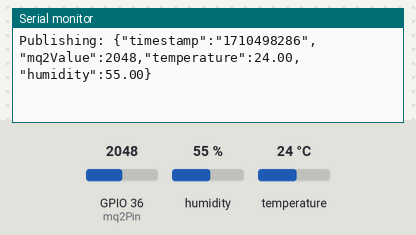
The sketch below on a simulated ESP32. Shown: the last lines printed to the serial monitor. Inputs (shaded band) come from the test bench; at power-on: GPIO 36 (mq2Pin) = 2048, humidity 55 %, temperature 24 °C. WiFi joins after 1.5 s; servers stay silent unless stated; network time is answered at once with the bench clock; the local clock reads 2024-03-15 10:24:30 at power-on unless the sketch sets it; no MQTT or app messages arrive unless stated.

Above: at 20.7 s.
20.8 s: GPIO 36 (mq2Pin) set to 1042
At 22.9 s:
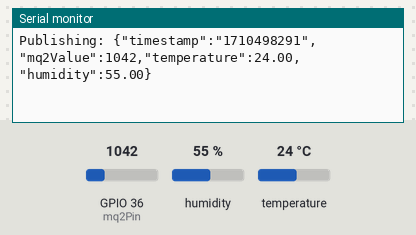
31.6 s: GPIO 36 (mq2Pin) set to 962
At 32.3 s:
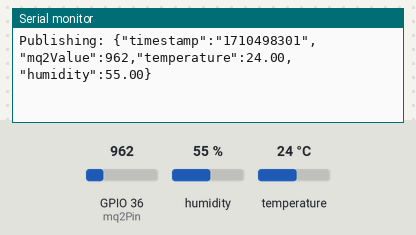
Timing chart, 0 to 34.6 s (numbered marks = the images above; inputs shaded):
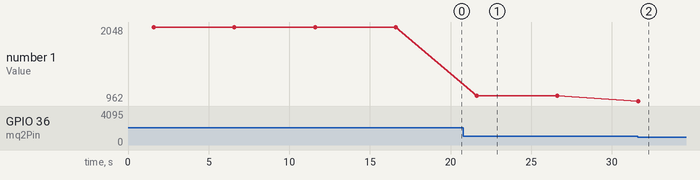

The sketch:

esp32x2.ino
```cpp
#include <WiFi.h>
#include <PubSubClient.h>
#include <DHT.h>
#include <WiFiUdp.h>
#include <NTPClient.h>
#include "arduino_secrets.h"

// Load Wi-Fi credentials from arduino_secrets.h
char ssid[] = SSID;
char pass[] = PASS;

// Create Wi-Fi and MQTT clients
WiFiClient wifiClient;
PubSubClient mqttClient(wifiClient);

// Setup NTP client to get current epoch time
WiFiUDP ntpUDP;
NTPClient timeClient(ntpUDP, "pool.ntp.org", 0, 60000);

// MQTT broker configuration
const char* broker = "broker.emqx.io";
int port = 1883;
const char* clientId = "esp32x2Robicu";      // Unique client ID
const char* topic = "esp32x2/data";          // MQTT topic to publish data

// DHT sensor configuration
#define DHTPIN 4           // GPIO pin connected to DHT22
#define DHTTYPE DHT22      // Using DHT22 sensor
DHT dht(DHTPIN, DHTTYPE);

// MQ2 gas sensor pin
const int mq2Pin = 36;

// Connect to Wi-Fi network
void connectToWiFi() {
  WiFi.begin(ssid, pass);
  while (WiFi.status() != WL_CONNECTED) {
    delay(500);
    Serial.print(".");
  }
  Serial.println("WiFi connected.");
}

// Connect to MQTT broker
void connectToMQTT() {
  while (!mqttClient.connected()) {
    Serial.print("Connecting to MQTT...");
    if (mqttClient.connect(clientId)) {
      Serial.println("connected.");
    } else {
      Serial.print("failed, rc=");
      Serial.print(mqttClient.state());
      Serial.println(" try again in 5 seconds.");
      delay(5000);
    }
  }
}

void setup() {
  Serial.begin(115200);     // Initialize serial communication for debugging
  dht.begin();              // Start DHT sensor

  connectToWiFi();          // Connect to Wi-Fi
  mqttClient.setServer(broker, port); // Set MQTT broker info
  timeClient.begin();       // Start NTP client
  timeClient.update();      // Sync current time
}

void loop() {
  // Ensure MQTT client is connected
  if (!mqttClient.connected()) {
    connectToMQTT();
  }
  mqttClient.loop();

  // Update time from NTP server
  timeClient.update();

  // Read sensor values
  float temperature = dht.readTemperature();
  float humidity = dht.readHumidity();
  int mq2Value = analogRead(mq2Pin);

  // Get current timestamp (epoch time)
  unsigned long timestamp = timeClient.getEpochTime();

  // If readings are valid, create JSON payload and publish to MQTT
  if (!isnan(temperature) && !isnan(humidity)) {
    String payload = "{";
    payload += "\"timestamp\":\"" + String(timestamp) + "\",";
    payload += "\"mq2Value\":" + String(mq2Value) + ",";
    payload += "\"temperature\":" + String(temperature) + ",";
    payload += "\"humidity\":" + String(humidity);
    payload += "}";

    Serial.println("Publishing: " + payload);
    mqttClient.publish(topic, payload.c_str()); // Publish to MQTT topic
  }

  delay(5000);  // Wait 5 seconds before next reading
}
```

arduino_secrets.h
```cpp
#define SSID "username"
#define PASS "password"
```

Measured:
- after the input at 20.8 s, the serial monitor: prints a new line after 0.82 s (image 1)
- after the input at 31.6 s, the serial monitor: prints a new line at once (image 2)
- plotted number 1: 2048 → 1042 after the input at 20.8 s, 1042 → 962 after the input at 31.6 s
